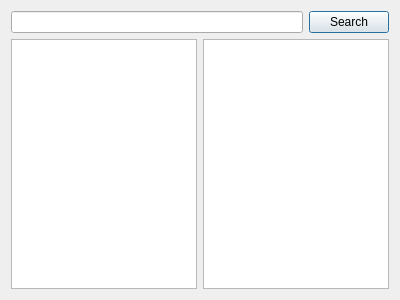
<?xml version="1.0" encoding="UTF-8"?>
<ui version="4.0">
 <class>AnkidownDialog</class>
 <widget class="QDialog" name="AnkidownDialog">
  <property name="geometry">
   <rect>
    <x>0</x>
    <y>0</y>
    <width>400</width>
    <height>300</height>
   </rect>
  </property>
  <property name="windowTitle">
   <string>Ankidown</string>
  </property>
  <layout class="QVBoxLayout" name="verticalLayout_2">
   <item>
    <layout class="QHBoxLayout" name="horizontalLayout">
     <item>
      <widget class="QLineEdit" name="NoteSearchText"/>
     </item>
     <item>
      <widget class="QPushButton" name="NoteSearchButton">
       <property name="text">
        <string>Search</string>
       </property>
      </widget>
     </item>
    </layout>
   </item>
   <item>
    <layout class="QHBoxLayout" name="horizontalLayout_2">
     <item>
      <widget class="QListWidget" name="NoteList"/>
     </item>
     <item>
      <widget class="QPlainTextEdit" name="NotePreview">
       <property name="readOnly">
        <bool>true</bool>
       </property>
      </widget>
     </item>
    </layout>
   </item>
  </layout>
 </widget>
 <resources/>
 <connections/>
</ui>
